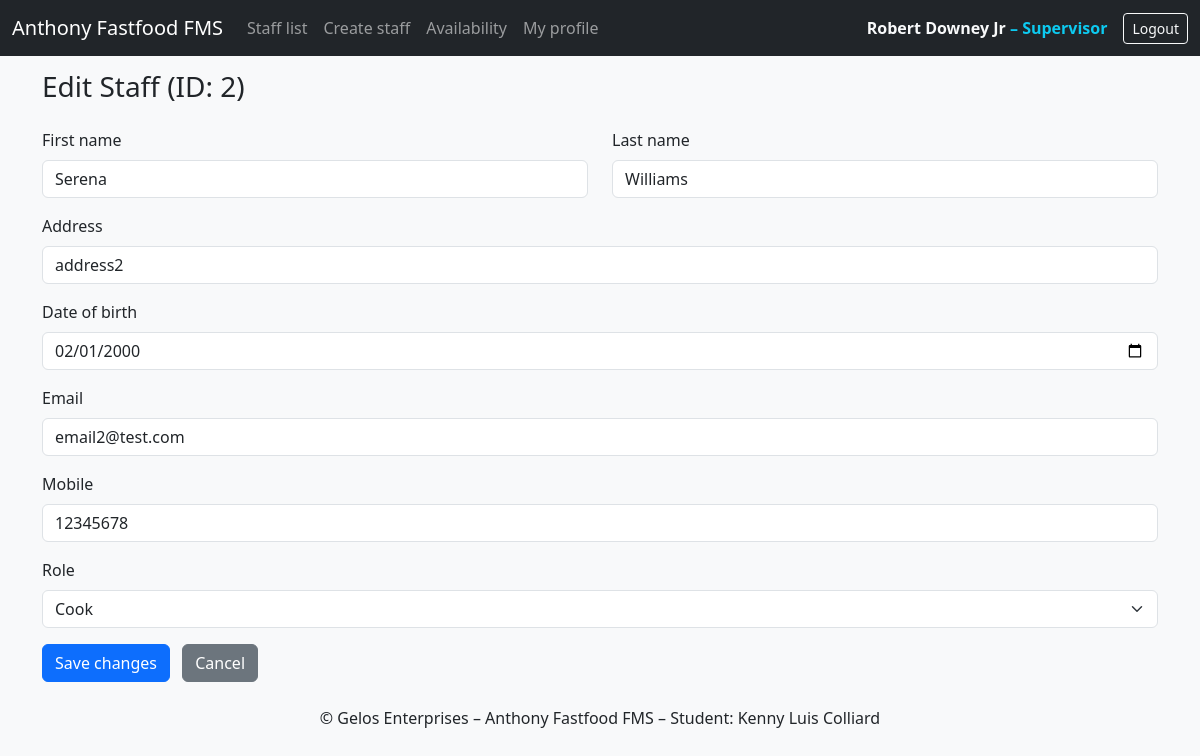
The page /edit.php?staffID=2 (signed in) on the database its author committed.
### tables this page shows
CREATE TABLE `staff` (
  `staffID` int(11) NOT NULL,
  `firstName` varchar(50) DEFAULT NULL,
  `lastName` varchar(50) DEFAULT NULL,
  `name` varchar(30) DEFAULT NULL,
  `address` varchar(120) DEFAULT NULL,
  `dateOfBirth` date DEFAULT NULL,
  `email` varchar(100) NOT NULL,
  `mob` varchar(15) DEFAULT NULL,
  `passwordHash` varchar(255) NOT NULL DEFAULT '',
  `roleID` int(11) NOT NULL
);

### src/edit.php (the view, shortened to what this page needs)
<?php
require 'database.php';
function roleName(int $id): string {
    return match ($id) {
        1       => 'Cook',
        2       => 'Waiter',
        3       => 'Supervisor',
        4       => 'Manager',
        default => 'Unknown',
    };
}
$staffID = null;
if ($_SERVER['REQUEST_METHOD'] === 'GET') {
    $staffID = filter_input(INPUT_GET, 'staffID', FILTER_VALIDATE_INT);
} else {
    $staffID = filter_input(INPUT_POST, 'staffID', FILTER_VALIDATE_INT);
}
$sql = "SELECT staffID, firstName, lastName, name, address, dateOfBirth, email, mob, roleID
        FROM staff WHERE staffID = ?";
$stmt = $connection->prepare($sql);
$stmt->bind_param("i", $staffID);
$stmt->execute();
$result = $stmt->get_result();
$staff  = $result->fetch_assoc();
$firstName   = $staff['firstName'] ?? '';
$lastName    = $staff['lastName']  ?? '';
$address     = $staff['address']   ?? '';
$dateOfBirth = $staff['dateOfBirth'] ?? '';
$email       = $staff['email']     ?? '';
$mob         = $staff['mob']       ?? '';
$roleID      = $staff['roleID']    ?? '';
$roleNames = [
    1 => 'Cook',
    2 => 'Waiter',
    3 => 'Supervisor',
    4 => 'Manager'
];
?>
<!DOCTYPE html>
<html lang="en">
<head>
    <link href="https://cdn.jsdelivr.net/npm/bootstrap@5.3.2/dist/css/bootstrap.min.css" rel="stylesheet">
</head>
<body class="bg-light" style="padding-top:70px;">
<nav class="navbar navbar-expand-lg navbar-dark bg-dark fixed-top">
    <div class="container-fluid">
        <a class="navbar-brand" href="index2.php">Anthony Fastfood FMS</a>
        <div class="collapse navbar-collapse" id="mainNavbar">
            <ul class="navbar-nav me-auto mb-2 mb-lg-0">
                <li class="nav-item"><a class="nav-link" href="index.php">Staff list</a></li>
                <li class="nav-item"><a class="nav-link" href="create.php">Create staff</a></li>
                <li class="nav-item"><a class="nav-link" href="availability.php">Availability</a></li>
                <li class="nav-item"><a class="nav-link" href="profile.php">My profile</a></li>
            </ul>
            <span class="navbar-text text-light me-3 fw-semibold">
                <?= htmlspecialchars($_SESSION['name']) ?>
                <span class="text-info">– <?= htmlspecialchars(roleName((int)$_SESSION['roleID'])) ?></span>
            </span>
            <a href="logout.php" class="btn btn-outline-light btn-sm">Logout</a>
        </div>
    </div>
</nav>
<main class="container">
    <h1 class="h3 mb-4">Edit Staff (ID: <?= htmlspecialchars($staffID) ?>)</h1>
    <form method="post">
        <div class="row">
            <div class="col-md-6 mb-3">
                <label class="form-label">First name</label>
                <input type="text" name="firstName" class="form-control"
                       value="<?= htmlspecialchars($firstName) ?>">
            </div>
            <div class="col-md-6 mb-3">
                <label class="form-label">Last name</label>
                <input type="text" name="lastName" class="form-control"
                       value="<?= htmlspecialchars($lastName) ?>">
            </div>
        </div>
        <div class="mb-3">
            <label class="form-label">Address</label>
            <input type="text" name="address" class="form-control"
                   value="<?= htmlspecialchars($address) ?>">
        </div>
        <div class="mb-3">
            <label class="form-label">Date of birth</label>
            <input type="date" name="dateOfBirth" class="form-control"
                   value="<?= htmlspecialchars($dateOfBirth) ?>">
        </div>
        <div class="mb-3">
            <label class="form-label">Email</label>
            <input type="email" name="email" class="form-control"
                   value="<?= htmlspecialchars($email) ?>">
        </div>
        <div class="mb-3">
            <label class="form-label">Mobile</label>
            <input type="text" name="mob" class="form-control"
                   value="<?= htmlspecialchars($mob) ?>">
        </div>
        <div class="mb-3">
            <label class="form-label">Role</label>
            <select name="roleID" class="form-select">
                <?php foreach ($roleNames as $id => $label): ?>
                    <option value="<?= $id ?>" <?= ((int)$roleID === $id) ? 'selected' : '' ?>>
                        <?= htmlspecialchars($label) ?>
                    </option>
                <?php endforeach; ?>
            </select>
        </div>
        <button type="submit" class="btn btn-primary">Save changes</button>
        <a href="index.php" class="btn btn-secondary ms-2">Cancel</a>
    </form>
</main>
<footer class="text-center mt-4 mb-3">
    © Gelos Enterprises – Anthony Fastfood FMS – Student: Kenny Luis Colliard
</footer>
</body>
</html>

### rows shown on the page
staff: firstName "Serena", lastName "Williams", address "address2", dateOfBirth "02/01/2000", email "email2@test.com", mob "12345678", roleID "Cook"

### other values the page prints
$_SESSION['name'] "Robert Downey Jr"
roleName((int)$_SESSION['roleID']) "Supervisor"
$staffID "2"
